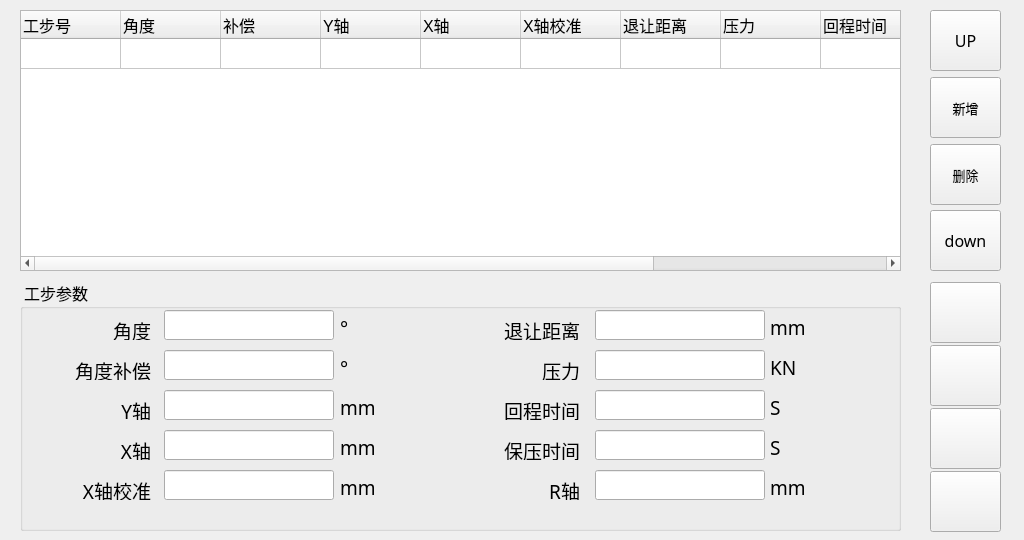
<?xml version="1.0" encoding="UTF-8"?>
<ui version="4.0">
 <class>Step</class>
 <widget class="QWidget" name="Step">
  <property name="geometry">
   <rect>
    <x>0</x>
    <y>0</y>
    <width>1024</width>
    <height>540</height>
   </rect>
  </property>
  <property name="windowTitle">
   <string>Form</string>
  </property>
  <widget class="QGroupBox" name="groupBox_4">
   <property name="geometry">
    <rect>
     <x>20</x>
     <y>280</y>
     <width>881</width>
     <height>251</height>
    </rect>
   </property>
   <property name="font">
    <font>
     <family>Sans Serif</family>
     <pointsize>12</pointsize>
    </font>
   </property>
   <property name="title">
    <string> 工步参数 </string>
   </property>
   <property name="flat">
    <bool>false</bool>
   </property>
   <widget class="QLabel" name="label_50">
    <property name="geometry">
     <rect>
      <x>320</x>
      <y>120</y>
      <width>58</width>
      <height>15</height>
     </rect>
    </property>
    <property name="font">
     <font>
      <pointsize>14</pointsize>
     </font>
    </property>
    <property name="text">
     <string>mm</string>
    </property>
   </widget>
   <widget class="QLineEdit" name="lineEdit_S_Angle">
    <property name="geometry">
     <rect>
      <x>144</x>
      <y>30</y>
      <width>170</width>
      <height>30</height>
     </rect>
    </property>
    <property name="focusPolicy">
     <enum>Qt::ClickFocus</enum>
    </property>
    <property name="maxLength">
     <number>5</number>
    </property>
   </widget>
   <widget class="QLineEdit" name="lineEdit_S_Yaxis">
    <property name="geometry">
     <rect>
      <x>144</x>
      <y>110</y>
      <width>170</width>
      <height>30</height>
     </rect>
    </property>
    <property name="focusPolicy">
     <enum>Qt::ClickFocus</enum>
    </property>
   </widget>
   <widget class="QLineEdit" name="lineEdit_S_Xaxis">
    <property name="geometry">
     <rect>
      <x>144</x>
      <y>150</y>
      <width>170</width>
      <height>30</height>
     </rect>
    </property>
    <property name="focusPolicy">
     <enum>Qt::ClickFocus</enum>
    </property>
   </widget>
   <widget class="QLineEdit" name="lineEdit_S_AngleCompensate">
    <property name="geometry">
     <rect>
      <x>144</x>
      <y>70</y>
      <width>170</width>
      <height>30</height>
     </rect>
    </property>
    <property name="focusPolicy">
     <enum>Qt::ClickFocus</enum>
    </property>
   </widget>
   <widget class="QLineEdit" name="lineEdit_S_XaxisCorrect">
    <property name="geometry">
     <rect>
      <x>144</x>
      <y>190</y>
      <width>170</width>
      <height>30</height>
     </rect>
    </property>
    <property name="focusPolicy">
     <enum>Qt::ClickFocus</enum>
    </property>
   </widget>
   <widget class="QLabel" name="label_boardThickness_2">
    <property name="geometry">
     <rect>
      <x>50</x>
      <y>40</y>
      <width>81</width>
      <height>20</height>
     </rect>
    </property>
    <property name="font">
     <font>
      <pointsize>14</pointsize>
     </font>
    </property>
    <property name="text">
     <string>角度</string>
    </property>
    <property name="alignment">
     <set>Qt::AlignRight|Qt::AlignTrailing|Qt::AlignVCenter</set>
    </property>
   </widget>
   <widget class="QLabel" name="label_mould_4">
    <property name="geometry">
     <rect>
      <x>50</x>
      <y>120</y>
      <width>81</width>
      <height>20</height>
     </rect>
    </property>
    <property name="font">
     <font>
      <pointsize>14</pointsize>
     </font>
    </property>
    <property name="text">
     <string>Y轴</string>
    </property>
    <property name="alignment">
     <set>Qt::AlignRight|Qt::AlignTrailing|Qt::AlignVCenter</set>
    </property>
   </widget>
   <widget class="QLabel" name="label_mould_5">
    <property name="geometry">
     <rect>
      <x>50</x>
      <y>160</y>
      <width>81</width>
      <height>20</height>
     </rect>
    </property>
    <property name="font">
     <font>
      <pointsize>14</pointsize>
     </font>
    </property>
    <property name="text">
     <string>X轴</string>
    </property>
    <property name="alignment">
     <set>Qt::AlignRight|Qt::AlignTrailing|Qt::AlignVCenter</set>
    </property>
   </widget>
   <widget class="QLabel" name="label_material_2">
    <property name="geometry">
     <rect>
      <x>50</x>
      <y>80</y>
      <width>81</width>
      <height>20</height>
     </rect>
    </property>
    <property name="font">
     <font>
      <pointsize>14</pointsize>
     </font>
    </property>
    <property name="text">
     <string>角度补偿</string>
    </property>
    <property name="alignment">
     <set>Qt::AlignRight|Qt::AlignTrailing|Qt::AlignVCenter</set>
    </property>
   </widget>
   <widget class="QLabel" name="label_mould_6">
    <property name="geometry">
     <rect>
      <x>50</x>
      <y>200</y>
      <width>81</width>
      <height>20</height>
     </rect>
    </property>
    <property name="font">
     <font>
      <pointsize>14</pointsize>
     </font>
    </property>
    <property name="text">
     <string>X轴校准</string>
    </property>
    <property name="alignment">
     <set>Qt::AlignRight|Qt::AlignTrailing|Qt::AlignVCenter</set>
    </property>
   </widget>
   <widget class="QLineEdit" name="lineEdit_S_distance">
    <property name="geometry">
     <rect>
      <x>575</x>
      <y>30</y>
      <width>170</width>
      <height>30</height>
     </rect>
    </property>
    <property name="focusPolicy">
     <enum>Qt::ClickFocus</enum>
    </property>
    <property name="maxLength">
     <number>5</number>
    </property>
   </widget>
   <widget class="QLineEdit" name="lineEdit_S_return">
    <property name="geometry">
     <rect>
      <x>575</x>
      <y>110</y>
      <width>170</width>
      <height>30</height>
     </rect>
    </property>
    <property name="focusPolicy">
     <enum>Qt::ClickFocus</enum>
    </property>
    <property name="inputMask">
     <string/>
    </property>
    <property name="frame">
     <bool>true</bool>
    </property>
    <property name="cursorPosition">
     <number>0</number>
    </property>
    <property name="placeholderText">
     <string/>
    </property>
   </widget>
   <widget class="QLineEdit" name="lineEdit_S_Holding">
    <property name="geometry">
     <rect>
      <x>575</x>
      <y>150</y>
      <width>170</width>
      <height>30</height>
     </rect>
    </property>
    <property name="focusPolicy">
     <enum>Qt::ClickFocus</enum>
    </property>
   </widget>
   <widget class="QLineEdit" name="lineEdit_S_pressure">
    <property name="geometry">
     <rect>
      <x>575</x>
      <y>70</y>
      <width>170</width>
      <height>30</height>
     </rect>
    </property>
    <property name="focusPolicy">
     <enum>Qt::ClickFocus</enum>
    </property>
   </widget>
   <widget class="QLineEdit" name="lineEdit_S_Raxis">
    <property name="geometry">
     <rect>
      <x>575</x>
      <y>190</y>
      <width>170</width>
      <height>30</height>
     </rect>
    </property>
    <property name="focusPolicy">
     <enum>Qt::ClickFocus</enum>
    </property>
   </widget>
   <widget class="QLabel" name="label_boardThickness_4">
    <property name="geometry">
     <rect>
      <x>480</x>
      <y>40</y>
      <width>80</width>
      <height>20</height>
     </rect>
    </property>
    <property name="font">
     <font>
      <pointsize>14</pointsize>
     </font>
    </property>
    <property name="text">
     <string>退让距离</string>
    </property>
    <property name="alignment">
     <set>Qt::AlignRight|Qt::AlignTrailing|Qt::AlignVCenter</set>
    </property>
   </widget>
   <widget class="QLabel" name="label_mould_8">
    <property name="geometry">
     <rect>
      <x>480</x>
      <y>120</y>
      <width>80</width>
      <height>20</height>
     </rect>
    </property>
    <property name="font">
     <font>
      <pointsize>14</pointsize>
     </font>
    </property>
    <property name="text">
     <string>回程时间</string>
    </property>
    <property name="alignment">
     <set>Qt::AlignRight|Qt::AlignTrailing|Qt::AlignVCenter</set>
    </property>
   </widget>
   <widget class="QLabel" name="label_mould_7">
    <property name="geometry">
     <rect>
      <x>480</x>
      <y>160</y>
      <width>80</width>
      <height>20</height>
     </rect>
    </property>
    <property name="font">
     <font>
      <pointsize>14</pointsize>
     </font>
    </property>
    <property name="text">
     <string>保压时间</string>
    </property>
    <property name="alignment">
     <set>Qt::AlignRight|Qt::AlignTrailing|Qt::AlignVCenter</set>
    </property>
   </widget>
   <widget class="QLabel" name="label_material_3">
    <property name="geometry">
     <rect>
      <x>480</x>
      <y>80</y>
      <width>80</width>
      <height>20</height>
     </rect>
    </property>
    <property name="font">
     <font>
      <pointsize>14</pointsize>
     </font>
    </property>
    <property name="text">
     <string>压力</string>
    </property>
    <property name="alignment">
     <set>Qt::AlignRight|Qt::AlignTrailing|Qt::AlignVCenter</set>
    </property>
   </widget>
   <widget class="QLabel" name="label_mould_9">
    <property name="geometry">
     <rect>
      <x>480</x>
      <y>200</y>
      <width>80</width>
      <height>20</height>
     </rect>
    </property>
    <property name="font">
     <font>
      <pointsize>14</pointsize>
     </font>
    </property>
    <property name="text">
     <string>R轴</string>
    </property>
    <property name="alignment">
     <set>Qt::AlignRight|Qt::AlignTrailing|Qt::AlignVCenter</set>
    </property>
   </widget>
   <widget class="QLabel" name="label_51">
    <property name="geometry">
     <rect>
      <x>320</x>
      <y>160</y>
      <width>58</width>
      <height>15</height>
     </rect>
    </property>
    <property name="font">
     <font>
      <pointsize>14</pointsize>
     </font>
    </property>
    <property name="text">
     <string>mm</string>
    </property>
   </widget>
   <widget class="QLabel" name="label_52">
    <property name="geometry">
     <rect>
      <x>320</x>
      <y>200</y>
      <width>58</width>
      <height>15</height>
     </rect>
    </property>
    <property name="font">
     <font>
      <pointsize>14</pointsize>
     </font>
    </property>
    <property name="text">
     <string>mm</string>
    </property>
   </widget>
   <widget class="QLabel" name="label_53">
    <property name="geometry">
     <rect>
      <x>750</x>
      <y>40</y>
      <width>58</width>
      <height>15</height>
     </rect>
    </property>
    <property name="font">
     <font>
      <pointsize>14</pointsize>
     </font>
    </property>
    <property name="text">
     <string>mm</string>
    </property>
   </widget>
   <widget class="QLabel" name="label_54">
    <property name="geometry">
     <rect>
      <x>750</x>
      <y>80</y>
      <width>58</width>
      <height>15</height>
     </rect>
    </property>
    <property name="font">
     <font>
      <pointsize>14</pointsize>
     </font>
    </property>
    <property name="text">
     <string>KN</string>
    </property>
   </widget>
   <widget class="QLabel" name="label_55">
    <property name="geometry">
     <rect>
      <x>750</x>
      <y>120</y>
      <width>58</width>
      <height>15</height>
     </rect>
    </property>
    <property name="font">
     <font>
      <pointsize>14</pointsize>
     </font>
    </property>
    <property name="text">
     <string>S</string>
    </property>
   </widget>
   <widget class="QLabel" name="label_56">
    <property name="geometry">
     <rect>
      <x>750</x>
      <y>160</y>
      <width>58</width>
      <height>15</height>
     </rect>
    </property>
    <property name="font">
     <font>
      <pointsize>14</pointsize>
     </font>
    </property>
    <property name="text">
     <string>S</string>
    </property>
   </widget>
   <widget class="QLabel" name="label_57">
    <property name="geometry">
     <rect>
      <x>750</x>
      <y>200</y>
      <width>58</width>
      <height>15</height>
     </rect>
    </property>
    <property name="font">
     <font>
      <pointsize>14</pointsize>
     </font>
    </property>
    <property name="text">
     <string>mm</string>
    </property>
   </widget>
   <widget class="QLabel" name="label_58">
    <property name="geometry">
     <rect>
      <x>320</x>
      <y>80</y>
      <width>31</width>
      <height>16</height>
     </rect>
    </property>
    <property name="font">
     <font>
      <pointsize>14</pointsize>
     </font>
    </property>
    <property name="text">
     <string>°</string>
    </property>
   </widget>
   <widget class="QLabel" name="label_59">
    <property name="geometry">
     <rect>
      <x>320</x>
      <y>40</y>
      <width>31</width>
      <height>16</height>
     </rect>
    </property>
    <property name="font">
     <font>
      <pointsize>14</pointsize>
     </font>
    </property>
    <property name="text">
     <string>°</string>
    </property>
   </widget>
  </widget>
  <widget class="QTableWidget" name="tableWidget_Step">
   <property name="geometry">
    <rect>
     <x>20</x>
     <y>10</y>
     <width>881</width>
     <height>261</height>
    </rect>
   </property>
   <property name="sizePolicy">
    <sizepolicy hsizetype="Expanding" vsizetype="Expanding">
     <horstretch>0</horstretch>
     <verstretch>0</verstretch>
    </sizepolicy>
   </property>
   <property name="font">
    <font>
     <pointsize>12</pointsize>
    </font>
   </property>
   <property name="acceptDrops">
    <bool>false</bool>
   </property>
   <property name="layoutDirection">
    <enum>Qt::LeftToRight</enum>
   </property>
   <property name="midLineWidth">
    <number>1</number>
   </property>
   <property name="verticalScrollBarPolicy">
    <enum>Qt::ScrollBarAsNeeded</enum>
   </property>
   <property name="horizontalScrollBarPolicy">
    <enum>Qt::ScrollBarAsNeeded</enum>
   </property>
   <property name="autoScrollMargin">
    <number>16</number>
   </property>
   <property name="editTriggers">
    <set>QAbstractItemView::NoEditTriggers</set>
   </property>
   <property name="selectionMode">
    <enum>QAbstractItemView::SingleSelection</enum>
   </property>
   <property name="selectionBehavior">
    <enum>QAbstractItemView::SelectRows</enum>
   </property>
   <property name="textElideMode">
    <enum>Qt::ElideLeft</enum>
   </property>
   <property name="gridStyle">
    <enum>Qt::SolidLine</enum>
   </property>
   <property name="sortingEnabled">
    <bool>false</bool>
   </property>
   <property name="rowCount">
    <number>1</number>
   </property>
   <property name="columnCount">
    <number>11</number>
   </property>
   <attribute name="horizontalHeaderCascadingSectionResizes">
    <bool>false</bool>
   </attribute>
   <attribute name="horizontalHeaderMinimumSectionSize">
    <number>27</number>
   </attribute>
   <attribute name="horizontalHeaderShowSortIndicator" stdset="0">
    <bool>false</bool>
   </attribute>
   <attribute name="horizontalHeaderStretchLastSection">
    <bool>false</bool>
   </attribute>
   <attribute name="verticalHeaderVisible">
    <bool>false</bool>
   </attribute>
   <attribute name="verticalHeaderDefaultSectionSize">
    <number>30</number>
   </attribute>
   <attribute name="verticalHeaderShowSortIndicator" stdset="0">
    <bool>false</bool>
   </attribute>
   <row/>
   <column>
    <property name="text">
     <string>工步号</string>
    </property>
    <property name="font">
     <font>
      <pointsize>12</pointsize>
     </font>
    </property>
    <property name="textAlignment">
     <set>AlignLeft|AlignVCenter</set>
    </property>
   </column>
   <column>
    <property name="text">
     <string>角度</string>
    </property>
    <property name="font">
     <font>
      <family>文泉驿正黑</family>
      <pointsize>12</pointsize>
     </font>
    </property>
    <property name="textAlignment">
     <set>AlignLeft|AlignVCenter</set>
    </property>
    <property name="icon">
     <iconset resource="A66-appsrc.qrc">
      <normaloff>:/ICO/角度.ico</normaloff>:/ICO/角度.ico</iconset>
    </property>
   </column>
   <column>
    <property name="text">
     <string>补偿</string>
    </property>
    <property name="font">
     <font>
      <pointsize>12</pointsize>
     </font>
    </property>
    <property name="textAlignment">
     <set>AlignLeft|AlignVCenter</set>
    </property>
    <property name="icon">
     <iconset resource="A66-appsrc.qrc">
      <normaloff>:/ICO/角度补偿.ico</normaloff>:/ICO/角度补偿.ico</iconset>
    </property>
   </column>
   <column>
    <property name="text">
     <string>Y轴</string>
    </property>
    <property name="font">
     <font>
      <pointsize>12</pointsize>
     </font>
    </property>
    <property name="textAlignment">
     <set>AlignLeft|AlignVCenter</set>
    </property>
   </column>
   <column>
    <property name="text">
     <string>X轴</string>
    </property>
    <property name="font">
     <font>
      <pointsize>12</pointsize>
     </font>
    </property>
    <property name="textAlignment">
     <set>AlignLeft|AlignVCenter</set>
    </property>
   </column>
   <column>
    <property name="text">
     <string>X轴校准</string>
    </property>
    <property name="font">
     <font>
      <pointsize>12</pointsize>
     </font>
    </property>
    <property name="textAlignment">
     <set>AlignLeft|AlignVCenter</set>
    </property>
   </column>
   <column>
    <property name="text">
     <string>退让距离</string>
    </property>
    <property name="font">
     <font>
      <pointsize>12</pointsize>
     </font>
    </property>
    <property name="textAlignment">
     <set>AlignLeft|AlignVCenter</set>
    </property>
   </column>
   <column>
    <property name="text">
     <string>压力</string>
    </property>
    <property name="font">
     <font>
      <pointsize>12</pointsize>
     </font>
    </property>
    <property name="textAlignment">
     <set>AlignLeft|AlignVCenter</set>
    </property>
   </column>
   <column>
    <property name="text">
     <string>回程时间</string>
    </property>
    <property name="font">
     <font>
      <pointsize>12</pointsize>
     </font>
    </property>
    <property name="textAlignment">
     <set>AlignLeft|AlignVCenter</set>
    </property>
   </column>
   <column>
    <property name="text">
     <string>保压时间</string>
    </property>
    <property name="font">
     <font>
      <pointsize>12</pointsize>
     </font>
    </property>
    <property name="textAlignment">
     <set>AlignLeft|AlignVCenter</set>
    </property>
   </column>
   <column>
    <property name="text">
     <string>R轴</string>
    </property>
    <property name="font">
     <font>
      <pointsize>12</pointsize>
     </font>
    </property>
    <property name="textAlignment">
     <set>AlignLeft|AlignVCenter</set>
    </property>
   </column>
  </widget>
  <widget class="QToolButton" name="pushButton_Left_7">
   <property name="geometry">
    <rect>
     <x>930</x>
     <y>408</y>
     <width>71</width>
     <height>61</height>
    </rect>
   </property>
   <property name="font">
    <font>
     <family>Sans Serif</family>
     <pointsize>12</pointsize>
    </font>
   </property>
   <property name="text">
    <string/>
   </property>
   <property name="iconSize">
    <size>
     <width>36</width>
     <height>36</height>
    </size>
   </property>
   <property name="toolButtonStyle">
    <enum>Qt::ToolButtonTextUnderIcon</enum>
   </property>
  </widget>
  <widget class="QToolButton" name="pushButton_Left_5">
   <property name="geometry">
    <rect>
     <x>930</x>
     <y>282</y>
     <width>71</width>
     <height>61</height>
    </rect>
   </property>
   <property name="font">
    <font>
     <family>Sans Serif</family>
     <pointsize>12</pointsize>
    </font>
   </property>
   <property name="text">
    <string/>
   </property>
   <property name="iconSize">
    <size>
     <width>36</width>
     <height>36</height>
    </size>
   </property>
   <property name="toolButtonStyle">
    <enum>Qt::ToolButtonTextUnderIcon</enum>
   </property>
  </widget>
  <widget class="QToolButton" name="pushButton_Left_6">
   <property name="geometry">
    <rect>
     <x>930</x>
     <y>345</y>
     <width>71</width>
     <height>61</height>
    </rect>
   </property>
   <property name="font">
    <font>
     <family>Sans Serif</family>
     <pointsize>12</pointsize>
    </font>
   </property>
   <property name="iconSize">
    <size>
     <width>36</width>
     <height>36</height>
    </size>
   </property>
   <property name="toolButtonStyle">
    <enum>Qt::ToolButtonTextUnderIcon</enum>
   </property>
  </widget>
  <widget class="QToolButton" name="pushButton_Left_1">
   <property name="geometry">
    <rect>
     <x>930</x>
     <y>10</y>
     <width>71</width>
     <height>61</height>
    </rect>
   </property>
   <property name="font">
    <font>
     <family>Sans Serif</family>
     <pointsize>12</pointsize>
    </font>
   </property>
   <property name="text">
    <string>UP</string>
   </property>
   <property name="icon">
    <iconset resource="A66-appsrc.qrc">
     <normaloff>:/ico/ICO/P2-UP.png</normaloff>:/ico/ICO/P2-UP.png</iconset>
   </property>
   <property name="iconSize">
    <size>
     <width>36</width>
     <height>36</height>
    </size>
   </property>
   <property name="toolButtonStyle">
    <enum>Qt::ToolButtonIconOnly</enum>
   </property>
  </widget>
  <widget class="QToolButton" name="pushButton_Left_8">
   <property name="geometry">
    <rect>
     <x>930</x>
     <y>471</y>
     <width>71</width>
     <height>61</height>
    </rect>
   </property>
   <property name="font">
    <font>
     <family>Sans Serif</family>
     <pointsize>12</pointsize>
    </font>
   </property>
   <property name="text">
    <string/>
   </property>
   <property name="iconSize">
    <size>
     <width>36</width>
     <height>36</height>
    </size>
   </property>
   <property name="toolButtonStyle">
    <enum>Qt::ToolButtonTextUnderIcon</enum>
   </property>
  </widget>
  <widget class="QToolButton" name="pushButton_Left_3">
   <property name="geometry">
    <rect>
     <x>930</x>
     <y>144</y>
     <width>71</width>
     <height>61</height>
    </rect>
   </property>
   <property name="font">
    <font>
     <family>Sans Serif</family>
     <pointsize>10</pointsize>
    </font>
   </property>
   <property name="text">
    <string>删除</string>
   </property>
   <property name="icon">
    <iconset resource="A66-appsrc.qrc">
     <normaloff>:/ico/ICO/P1-DEL.png</normaloff>:/ico/ICO/P1-DEL.png</iconset>
   </property>
   <property name="iconSize">
    <size>
     <width>36</width>
     <height>36</height>
    </size>
   </property>
   <property name="toolButtonStyle">
    <enum>Qt::ToolButtonTextUnderIcon</enum>
   </property>
  </widget>
  <widget class="QToolButton" name="pushButton_Left_2">
   <property name="geometry">
    <rect>
     <x>930</x>
     <y>77</y>
     <width>71</width>
     <height>61</height>
    </rect>
   </property>
   <property name="font">
    <font>
     <family>Sans Serif</family>
     <pointsize>10</pointsize>
    </font>
   </property>
   <property name="text">
    <string>新增</string>
   </property>
   <property name="icon">
    <iconset resource="A66-appsrc.qrc">
     <normaloff>:/ico/ICO/P1-NEW.png</normaloff>:/ico/ICO/P1-NEW.png</iconset>
   </property>
   <property name="iconSize">
    <size>
     <width>36</width>
     <height>36</height>
    </size>
   </property>
   <property name="toolButtonStyle">
    <enum>Qt::ToolButtonTextUnderIcon</enum>
   </property>
  </widget>
  <widget class="QToolButton" name="pushButton_Left_4">
   <property name="geometry">
    <rect>
     <x>930</x>
     <y>210</y>
     <width>71</width>
     <height>61</height>
    </rect>
   </property>
   <property name="font">
    <font>
     <family>Sans Serif</family>
     <pointsize>12</pointsize>
    </font>
   </property>
   <property name="text">
    <string>down</string>
   </property>
   <property name="icon">
    <iconset resource="A66-appsrc.qrc">
     <normaloff>:/ico/ICO/P2-DOWN.png</normaloff>:/ico/ICO/P2-DOWN.png</iconset>
   </property>
   <property name="iconSize">
    <size>
     <width>36</width>
     <height>36</height>
    </size>
   </property>
   <property name="toolButtonStyle">
    <enum>Qt::ToolButtonIconOnly</enum>
   </property>
  </widget>
 </widget>
 <resources>
  <include location="A66-appsrc.qrc"/>
 </resources>
 <connections/>
</ui>
